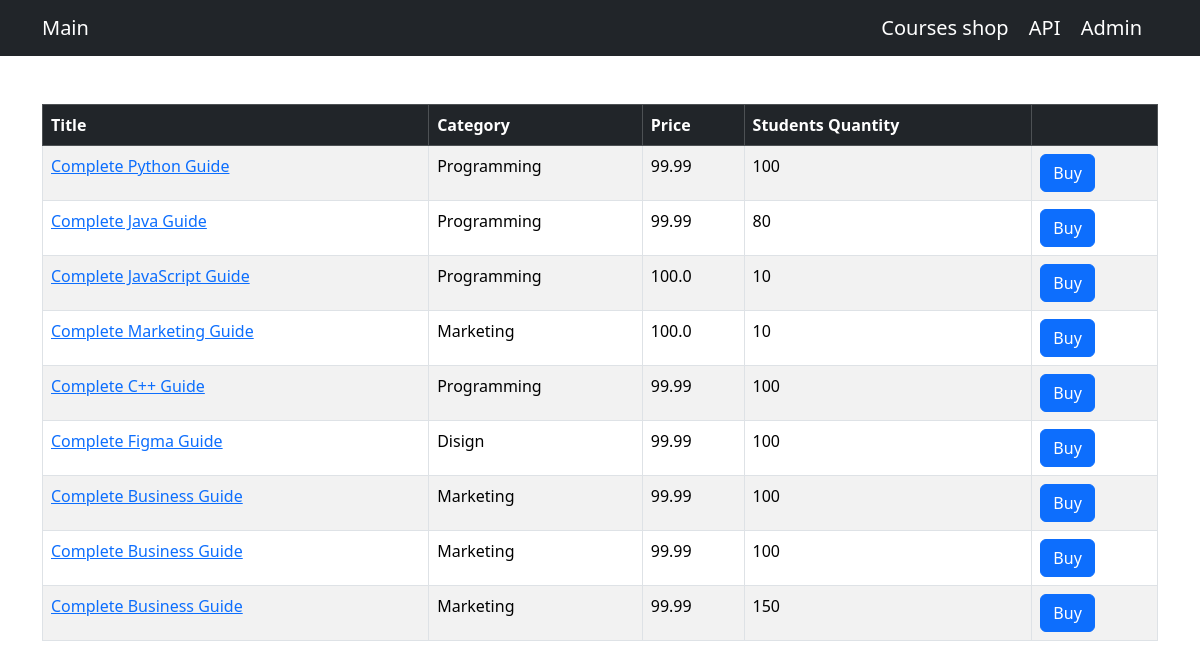
The app's page /shop/ with its own data.
### shop/models.py (models this page shows, shortened)
class Course(models.Model):
    title = models.CharField(max_length=255)
    price = models.FloatField()
    students_qty = models.IntegerField()
    reviews_qty = models.IntegerField()
    category = models.ForeignKey(Category, on_delete=models.CASCADE)
    created_at = models.DateTimeField(default=timezone.now)

class Category(models.Model):
    title = models.CharField(max_length=255)
    created_at = models.DateTimeField(default=timezone.now)
    def __str__(self):
        return self.title

### shop/views.py (the view)
# urls.py: path('', include(api.urls), name='index')
def index(request):
    courses = Course.objects.all()
    return render(request, 'shop/courses.html', {'courses': courses})

### templates/shop/courses.html (shortened to what this page needs)
{% extends "base.html" %}
{% block content %}
<table class="table mt-5 table-bordered table-striped table-hover">
    <thead class="table-dark">
        <tr>
            <th>Title</th>
            <th>Category</th>
            <th>Price</th>
            <th>Students Quantity</th>
            <th></th>
        </tr>
    </thead>
    <tbody>
        {% for course in courses %}
        <tr>
            <td>
                <a href={% url "shop:single_course" course.id %}>{{ course.title }}</a>
            </td>
            <td>{{ course.category }}</td>
            <td>{{ course.price }}</td>
            <td>{{ course.students_qty }}</td>
            <td><button class="btn btn-primary">Buy</button></td>
        </tr>
        {% endfor %}
    </tbody>
</table>
{% endblock %}

### records on screen
Course: title "Complete Python Guide", category "Programming", price "99.99", students_qty "100"
Course: title "Complete Java Guide", category "Programming", price "99.99", students_qty "80"
Course: title "Complete JavaScript Guide", category "Programming", price "100.0", students_qty "10"
Course: title "Complete Marketing Guide", category "Marketing", price "100.0", students_qty "10"
Course: title "Complete C++ Guide", category "Programming", price "99.99", students_qty "100"
Course: title "Complete Figma Guide", category "Disign", price "99.99", students_qty "100"
Course: title "Complete Business Guide", category "Marketing", price "99.99", students_qty "100"
Course: title "Complete Business Guide", category "Marketing", price "99.99", students_qty "100"
Course: title "Complete Business Guide", category "Marketing", price "99.99", students_qty "150"
